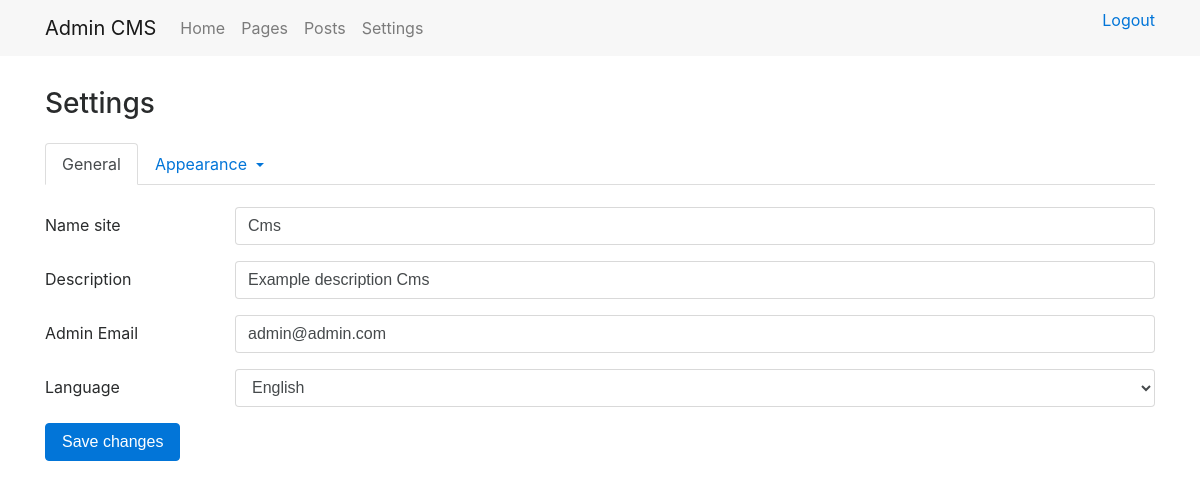
The app's page /admin/settings/general/ (signed in) with its own data.
### tables this page shows
CREATE TABLE `setting` (
  `id` int(11) NOT NULL,
  `name` varchar(255) NOT NULL,
  `key_field` varchar(100) NOT NULL,
  `value` varchar(255) NOT NULL
);

### engine/Core/Template/View.php (called while the page is built, shortened)
<?php
class View
{
    public $di;
    public function __construct(DI $di)
    {
        $this->di    = $di;
    }
    public function render($template, $data = [])
    {
        $templatePath = $this->getTemplatePath($template, ENV);
        $data['lang'] = $this->di->get('language');
        extract($data);
        try {
            require($templatePath);
        } catch (\Exception $e){
            ob_end_clean();
            throw $e;
        }
    }
    private function getTemplatePath($template, $env = null)
    {
        return path('view') . '/' . $template . '.php';
    }
}

### admin/Controller/SettingController.php (called while the page is built, shortened)
<?php
class SettingController extends AdminController
{
    public function general()
    {
        $this->data['settings']  = $this->model->setting->getSettings();
        $this->data['languages'] = languages();
        $this->view->render('setting/general', $this->data);
    }
}

### engine/Cms.php (called while the page is built, shortened)
<?php
class Cms
{
    private $di;
    public $router;
    public function __construct($di)
    {
        $this->di = $di;
        $this->router = $this->di->get('router');
    }
    public function run()
    {
        try {
            $routerDispatch = $this->router->dispatch(Common::getMethod(), Common::getPathUrl());
            list($class, $action) = explode(':', $routerDispatch->getController(), 2);
            $parameters = $routerDispatch->getParameters();
            call_user_func_array([new $controller($this->di), $action], $parameters);
        }catch (\Exception $e){
            echo $e->getMessage();
            exit;
        }
    }
}

### engine/bootstrap.php (called while the page is built, shortened)
<?php
require_once __DIR__ . '/Function.php';
try{
    $di = new DI();
    $di->set('model', []);
    $cms = new Cms($di);
    $cms->run();
}catch (\ErrorException $e) {
    echo $e->getMessage();
}

### admin/index.php (called while the page is built, shortened)
<?php
require_once '../engine/bootstrap.php';

### engine/Core/Database/Connection.php (called while the page is built, shortened)
<?php
class Connection
{
    private $link;
    private function connect()
    {
        $config = Config::group('database');
        $dsn = 'mysql:host='.$config['host'].';dbname='.$config['db_name'].';charset='.$config['charset'];
        $this->link = new PDO($dsn, $config['username'], $config['password']);
        return $this;
    }
    public function query($sql, $values = [], $statement = PDO::FETCH_OBJ)
    {
        $sth = $this->link->prepare($sql);
        $sth->execute($values);
        $result = $sth->fetchAll($statement);
        return $result;
    }
}

### engine/Core/Config/Repository.php (called while the page is built, shortened)
<?php
class Repository
{
    protected static $stored = [];
    public static function store($group, $key, $data)
    {
        if (!isset(static::$stored[$group]) || !is_array(static::$stored[$group])) {
            static::$stored[$group] = [];
        }
        static::$stored[$group][$key] = $data;
    }
    public static function retrieveGroup($group)
    {
        return isset(static::$stored[$group]) ? static::$stored[$group] : false;
    }
}

### engine/Function.php (called while the page is built, shortened)
<?php
function path($section)
{
    $pathMask = ROOT_DIR . DS . '%s';
    switch (strtolower($section))
    {
        case 'config':
            return sprintf($pathMask, 'Config');
        case 'view':
            return sprintf($pathMask, 'View');
        case 'language':
            return sprintf($pathMask, 'Language');
    }
}
function languages()
{
    $directory = path('language');
    $list      = scandir($directory);
    $languages = [];
    if (!empty($list)) {
        unset($list[0]);
        unset($list[1]);
        foreach ($list as $dir) {
            $pathLangDir = $directory . DS . $dir;
            $pathConfig  = $pathLangDir . '/config.json';
            if (is_dir($pathLangDir) and is_file($pathConfig)) {
                $config = file_get_contents($pathConfig);
                $info   = json_decode($config);
                $languages[] = $info;
            }
        }
    }
    return $languages;
}

### engine/Core/Config/Config.php (called while the page is built, shortened)
<?php
class Config
{
    public static function group($group)
    {
        return Repository::retrieveGroup($group);
    }
    public static function file($group = 'main')
    {
        $path = path('config') . DS . $group . '.php';
        if (file_exists($path)) {
            $items = include $path;
            if (is_array($items)) {
                return true;
            }
        }
        return false;
    }
}

### admin/Config/database.php (called while the page is built)
<?php
return [
	'host'     => 'localhost',
	'db_name'  => 'cms',
	'username' => 'root',
	'password' => '',
	'charset'  => 'utf8',
];

### admin/Model/Setting/SettingRepository.php (called while the page is built, shortened)
<?php
class SettingRepository extends Model
{
    public function getSettings()
    {
        $sql = $this->queryBuilder->select()
            ->from('setting')
            ->orderBy('id', 'ASC')
            ->sql();
        return $this->db->query($sql);
    }
}

### engine/Controller.php (called while the page is built, shortened)
<?php
abstract class Controller
{
    protected $di;
    public function __construct(DI $di)
    {
        $this->di      = $di;
    }
    public function __get($key)
    {
        return $this->di->get($key);
    }
}

### engine/DI/DI.php (called while the page is built, shortened)
<?php
class DI
{
    private $container = [];
    public function set($key, $value)
    {
        $this->container[$key] = $value;
        return $this;
    }
    public function get($key)
    {
        return $this->has($key);
    }
    public function has($key)
    {
        return isset($this->container[$key]) ? $this->container[$key] : null;
    }
}

### engine/Model.php (called while the page is built, shortened)
<?php
abstract class Model
{
    public function __construct(DI $di)
    {
        $this->di      = $di;
        $this->db      = $this->di->get('db');
        $this->queryBuilder = new QueryBuilder();
    }
}

### engine/Core/Database/QueryBuilder.php (called while the page is built, shortened)
<?php
class QueryBuilder
{
    protected $sql = [];
    public function select($fields = '*')
    {
        $this->sql['select'] = "SELECT {$fields} ";
        return $this;
    }
    public function from($table)
    {
        $this->sql['from'] = "FROM {$table} ";
        return $this;
    }
    public function orderBy($field, $order)
    {
        $this->sql['order_by'] = "ORDER BY {$field} {$order}";
        return $this;
    }
    public function sql()
    {
        $sql = '';
        if(!empty($this->sql)) {
            foreach ($this->sql as $key => $value) {
                if ($key == 'where') {
                    $sql .= ' WHERE ';
                    foreach ($value as $where) {
                        $sql .= $where;
                        if (count($value) > 1 and next($value)) {
                            $sql .= ' AND ';
                        }
                    }
                } else {
                    $sql .= $value;
                }
            }
        }
        return $sql;
    }
    public function reset()
    {
        $this->sql    = [];
    }
}

### admin/View/setting/general.php (the view, shortened to what this page needs)
<main>
    <div class="container">
        <div class="row">
            <div class="col page-title">
                <h3>Settings</h3>
            </div>
        </div>
        <div class="row">
            <div class="col">
                <div class="setting-tabs">
                </div>
            </div>
        </div>
        <div class="row">
            <div class="col">
                <form id="settingForm">
                    <?php foreach($settings as $setting):?>
                        <?php if($setting->key_field == 'language'): ?>
                            <div class="form-group row">
                                <label for="formLangSite" class="col-2 col-form-label">
                                    <?= $setting->name ?>
                                </label>
                                <div class="col-10">
                                    <select class="form-control" name="<?= $setting->key_field ?>" id="formLangSite">
                                        <?php foreach($languages as $language): ?>
                                            <option value="<?= $language->info->key ?>">
                                                <?= $language->info->title ?>
                                            </option>
                                        <?php endforeach; ?>
                                    </select>
                                </div>
                            </div>
                        <?php else: ?>
                            <div class="form-group row">
                                <label for="formNameSite" class="col-2 col-form-label">
                                    <?= $setting->name ?>
                                </label>
                                <div class="col-10">
                                    <input class="form-control" type="text" name="<?= $setting->key_field ?>" value="<?= $setting->value ?>" id="formNameSite">
                                </div>
                            </div>
                        <?php endif; ?>
                    <?php endforeach; ?>
                    <button type="submit" class="btn btn-primary" onclick="setting.update(); return false;">
                        Save changes
                    </button>
                </form>
            </div>
        </div>
    </div>
</main>

### admin/Assets/css/dashboard.css (style rules this page uses)
.page-title { padding-top: 2rem; padding-bottom: 1rem; }
.setting-tabs { padding-bottom: 22px; }

### records on screen
setting: name "Name site", name_site "Cms"
setting: name "Description", description "Example description Cms"
setting: name "Admin Email", value "admin@admin.com"
setting: name "Language", language "English"

### other values on screen
$lang->dashboardMenu[$key] "Home"
$lang->dashboardMenu[$key] "Pages"
$lang->dashboardMenu[$key] "Posts"
$lang->dashboardMenu[$key] "Settings"
